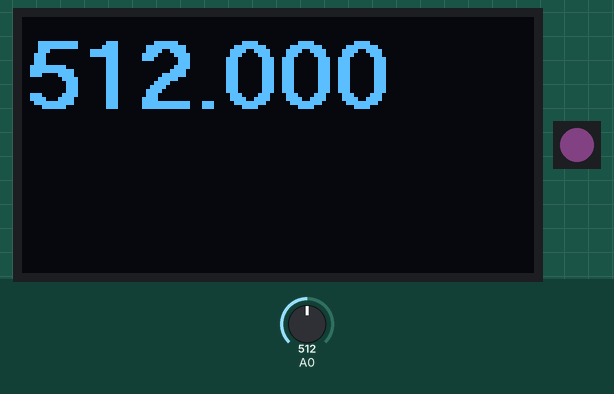
This sketch was run on a simulated Arduino Uno, built with avr-gcc and run on an emulated ATmega328P. On the bench: 128×64 one-colour display, 1 RGB LEDs in strip order, left to right. Inputs (shaded band) come from the test bench; at power-on: A0 = 512. Dim RGB values are drawn brighter than linear; random numbers use the default seed unless the sketch sets one.

Above: at 5.7 s.
5.8 s: A0 set to 716
At 6.2 s:
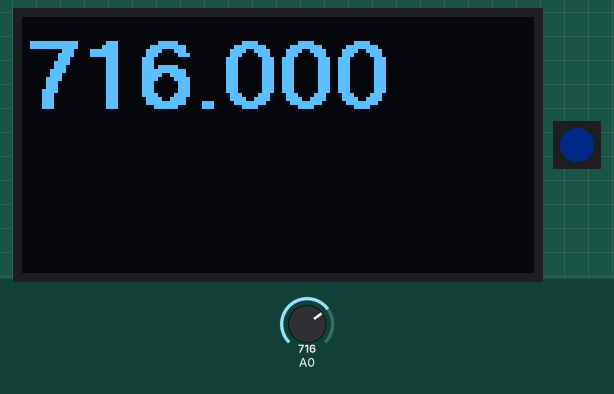
8.2 s: A0 set to 810
At 8.57 s:
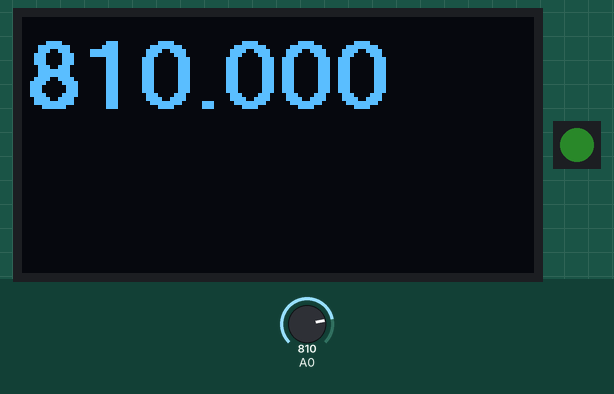
11.2 s: A0 set to 790
At 11.67 s:
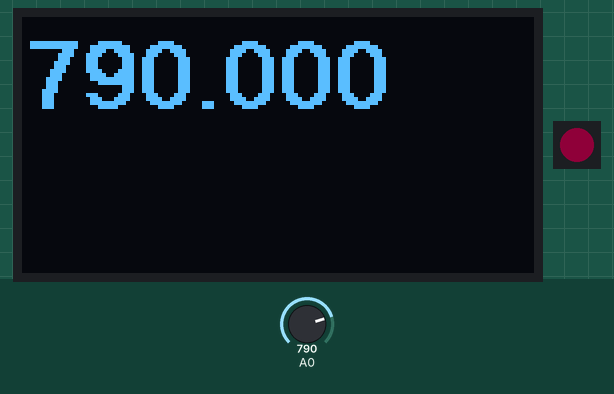
Timing chart, 0 to 28.6 s (numbered marks = the images above; inputs shaded):
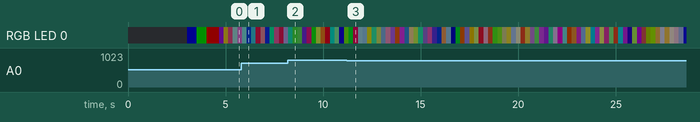

The sketch:

mq2oled.ino
```cpp
/*  Version 0.01
 *  Just testing the github
 *  comments are missing
 *  final alc level is not valid, but something
 *  Need more calibration
 */

#include <U8g2lib.h>
#include <FastLED.h>
#include <SPI.h>

CRGB leds[1];

int16_t alc_value = 0;
int16_t basic_value = 25;
int16_t max_sensorvalue = 800;

U8G2_SSD1306_128X64_NONAME_F_4W_SW_SPI u8g2(U8G2_R0, /* clock=*/ 13, /* data=*/ 11, /* cs=*/ 10, /* dc=*/ 9, /* reset=*/ 8);

void u8g2_prepare() {
  // OLED setup
  u8g2.setFont(u8g2_font_logisoso42_tf);
  u8g2.setFontRefHeightExtendedText();
  u8g2.setDrawColor(1);
  u8g2.setFontPosTop();
  u8g2.setFontDirection(0);
}

void u8g2_printnumber(int alc_val) {
  float level = ((alc_val - basic_value) / (max_sensorvalue - basic_value)) * 3.5;   // Calculating from A0 to g/L
  u8g2.setCursor( 1, 5);
  if (level > 0.00) {
    u8g2.print(level, 2);
    u8g2.setFont(u8g2_font_helvB18_tf);
    u8g2.drawStr(105, 25, "%");
  }
  else u8g2.drawStr(1, 5, "0.00%");

}
void u8g2_print_int() {
  int16_t  alc_val = analogRead(A0);
  u8g2.setCursor( 1, 5);
  u8g2.setFont(u8g2_font_crox5hb_tr);
  u8g2.print(alc_val);

  u8g2.setCursor( 1, 25);
  float level = (alc_val - basic_value) /450;
  if (level>0.001) u8g2.print(level,3);
  else u8g2.print("No %");

}

void u8g2_print_array() {

  int16_t alc_v[300],i,j,swap;
  float level = 0.0;
  for(i=0;i<300;i++) alc_v[i] = analogRead(A0);

  for(i=0;i<299;i++)
      for(j=i+1;j<300;j++)
      {
        if (alc_v[i]>alc_v[j]) {
          swap = alc_v[i];
          alc_v[i] = alc_v[j];
          alc_v[j] = swap;
        }
      }
    for(i=100;i<200;i++)  level += alc_v[i];

    level /= 100.0;

  u8g2.setFont(u8g2_font_crox5hb_tr);
  u8g2.setCursor( 1, 5);
  u8g2.print(level,3);
  //u8g2.setCursor( 1, 25);
  //if (level>0.001) u8g2.print(level,3);
  //else u8g2.drawStr(1,25,"No ALC");

}

void setup() {
  u8g2.begin();   // Init of OLED (128x64)
  u8g2_prepare();

  //Serial.begin(9600);
  delay( 3000 );    // Starting delay
  FastLED.addLeds<WS2812, 5, GRB>(leds, 1).setCorrection( TypicalLEDStrip );
  FastLED.setBrightness( 16 );
  leds[0] = CRGB(0, 0, 255); FastLED.show();  delay(500);
  leds[0] = CRGB(0, 255, 0); FastLED.show();  delay(500);
  leds[0] = CRGB(255, 0, 0); FastLED.show();  delay(500);

}

void loop(void) {
  //alc_value = analogRead(A0);
  //Serial.print("A0: "); Serial.println(alc_value); //debug for values
  u8g2.clearBuffer();
  //u8g2_printnumber(alc_value);
  //u8g2_print_int();
  u8g2_print_array();
  u8g2.sendBuffer();
  leds[0] = CRGB(random(0, 255), random(0, 255), random(0, 255));  // 1 led indicator
  FastLED.show();
  delay(100);
}
```
